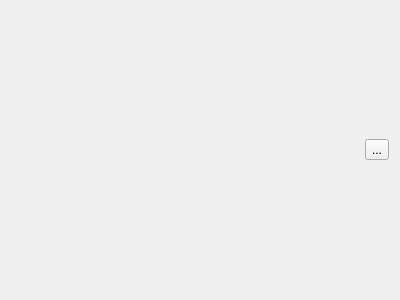
<ui version="4.0" >
 <class>ITrackStatWidget</class>
 <widget class="QWidget" name="ITrackStatWidget" >
  <property name="geometry" >
   <rect>
    <x>0</x>
    <y>0</y>
    <width>400</width>
    <height>300</height>
   </rect>
  </property>
  <property name="windowTitle" >
   <string>Form</string>
  </property>
  <layout class="QVBoxLayout" >
   <item>
    <layout class="QHBoxLayout" >
     <item>
      <spacer>
       <property name="orientation" >
        <enum>Qt::Horizontal</enum>
       </property>
       <property name="sizeHint" >
        <size>
         <width>40</width>
         <height>20</height>
        </size>
       </property>
      </spacer>
     </item>
     <item>
      <widget class="QToolButton" name="toolExit" >
       <property name="text" >
        <string>...</string>
       </property>
      </widget>
     </item>
    </layout>
   </item>
  </layout>
 </widget>
 <resources/>
 <connections/>
</ui>
